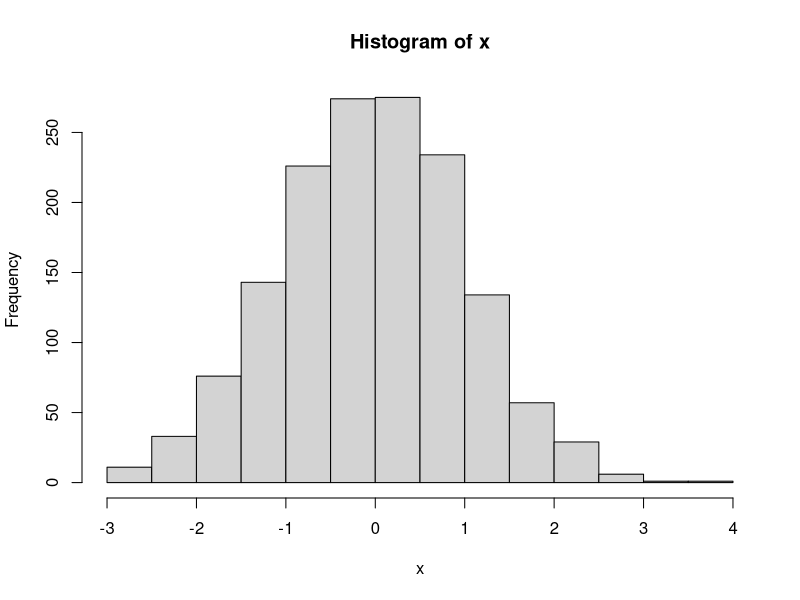
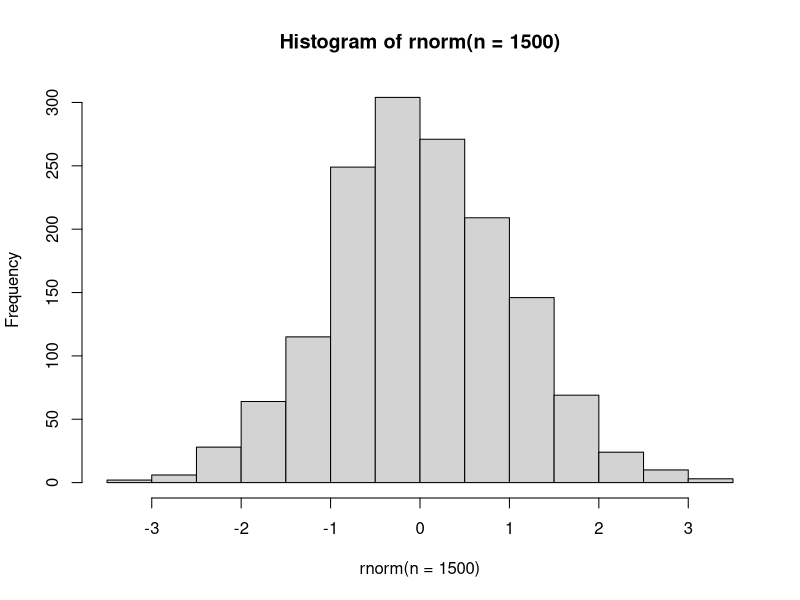
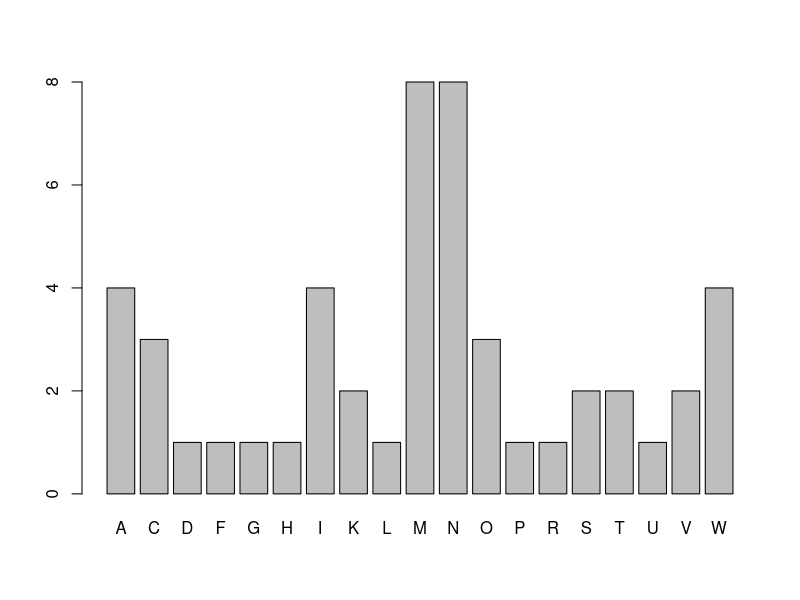
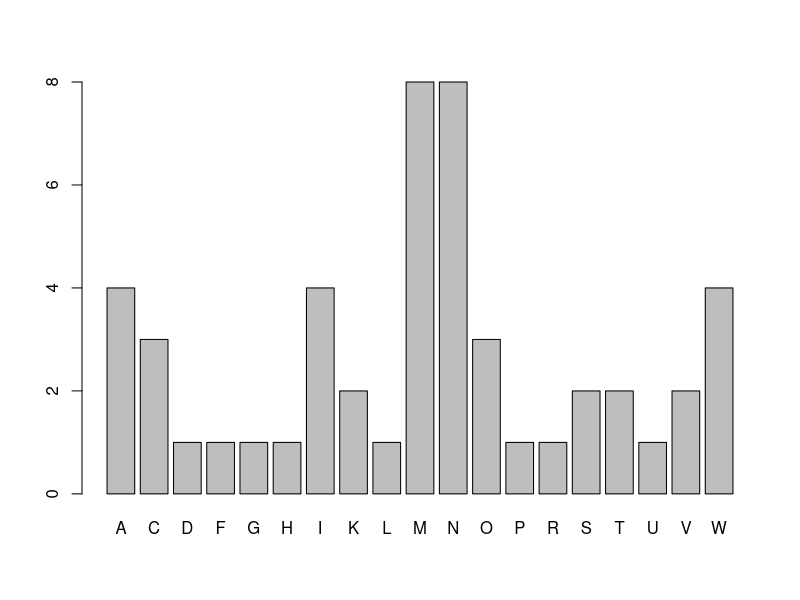
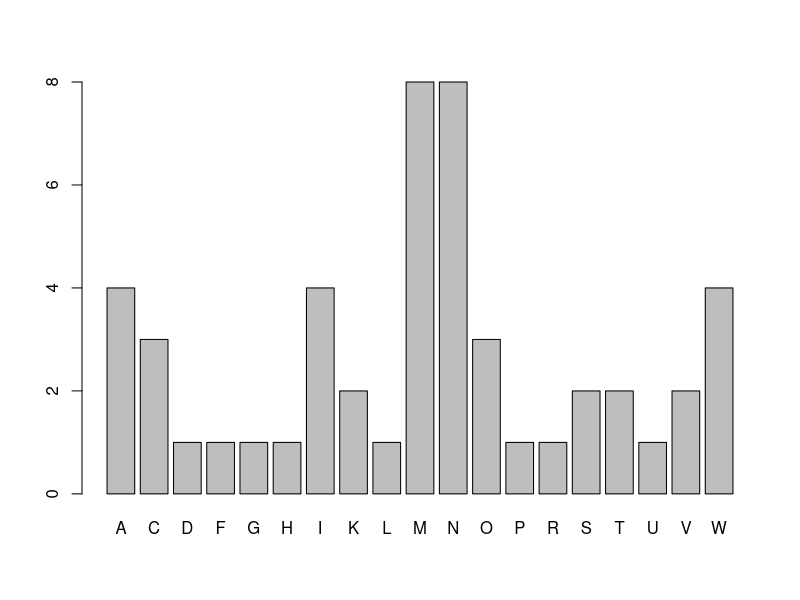

Write R code to recreate these figures, in order.
#Types of Vectors
baby_names <- c("Akshay Panchal", "Marie", "Elizabeth")
baby_is_male <- c(TRUE, FALSE, FALSE)
baby_nb_births <- c(2708, 30L, 60L)
baby_pct_births <- c(0.04, 0.01, 0.02)

#Histogram
x <- rnorm(n = 1500)
hist(x)

#Histogram with title
hist(rnorm(n = 1500))

# 1. Extract the first letter from each name.
# Note the first 1 means the substring starts at the first letter
# and the second 1 means the substring stops at the first letter.
first_letters <- substr(state.name, 1, 1)

# 2. Count the frequency of each letter
first_letters_counts <- table(first_letters)

# 3. Create a bar plot of the frequency counts
barplot(first_letters_counts)

#In One Line
barplot(table(substr(state.name, 1, 1)))

state.name |>     # Take baby_names, then
  substr(1, 1) |> # Extract the first letter, then
  table() |>      # Tabulate the frequencies, then
  barplot()       # Create a bar plot.

#Embrace Data Structures
##LIST
l1 <- list("Jane", "Austen", 42)
l2 <- list(first_name = "Jane", last_name = "Austen", age = 42L)
l <- list(l1, l2)

##Data Frame
D <- data.frame(
  name = c("Mary", "John"),
  sex = c("Female", "Male"),
  year = c(1980, 1980),
  births = c(5490, 9102)
)
D
